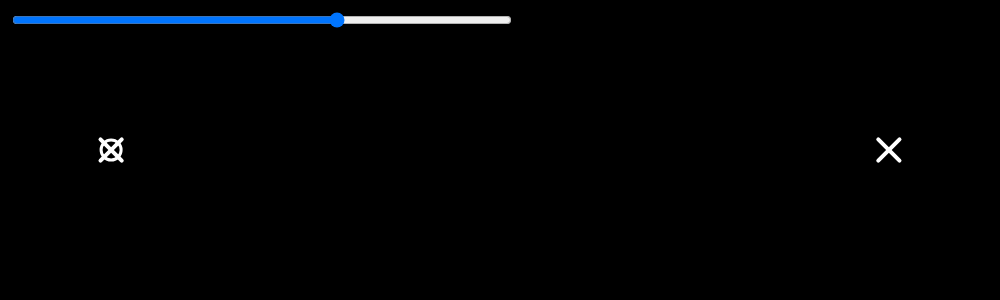
Frame 1 (no input)
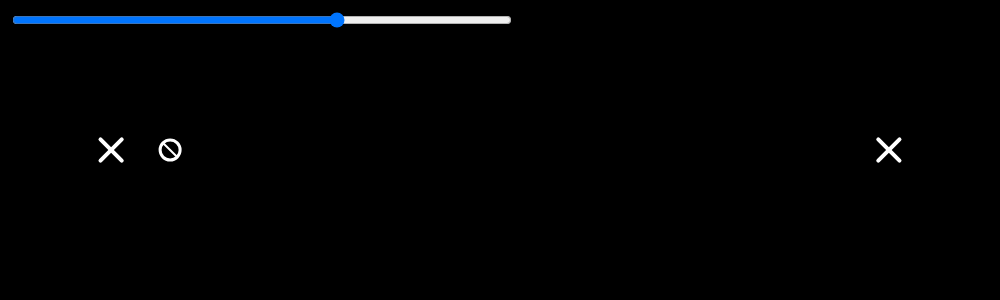
Frame 60 (no input)
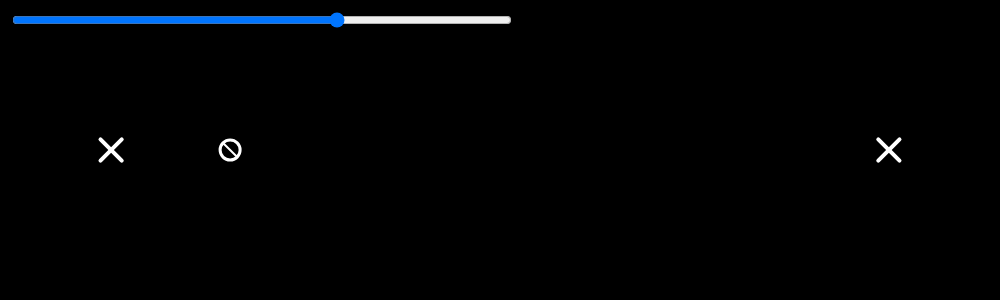
Frame 120 (the mouse pressed at the canvas centre since frame 60)

The p5.js sketch that drew these frames (run headless with seeded random() and noise() and a simulated clock; from frame 60 on, the mouse is pressed at the canvas centre):

// p5.js sketch
// ── sketch.js
var w = 1000;
var h = 300;
var rt2 = Math.sqrt(2)

function qubit(x,y,basis){
  this.x=x;
  this.y=y;
  this.basis = basis;
  this.state = Math.floor(2*Math.random());
  this.renderQubit = function(){
    stroke(255);
    strokeWeight(3);
    ellipse(this.x,this.y,20,20);
  }
  this.renderSpin = function(measureBasis){
    stroke(255);
    strokeWeight(2);
    if (this.basis==0){
      if (this.state==0){
        line(this.x,this.y-10,this.x,this.y+10)
      }
      else if (this.state==1){
        line(this.x-10,this.y,this.x+10,this.y)
      }
    }
    else if (this.basis==1){
      if (this.state==0){
        line(this.x-10/rt2,this.y-10/rt2,this.x+10/rt2,this.y+10/rt2)
      }
      else if (this.state==1){
        line(this.x+10/rt2,this.y-10/rt2,this.x-10/rt2,this.y+10/rt2)
      }
    }
  }
  this.updatePos=function(dx,dy){
    this.x+=dx;
    this.y+=dy;
  }
  this.setBasis=function(basis){
    if(basis!=this.basis){
      this.basis=basis;
      this.state = Math.floor(2*Math.random());
    }
  }
}

function detector_emitter(x,y){
    this.x=x;
    this.y=y;
    this.basis = Math.floor(2*Math.random());
    this.updateBasis = function(){
      this.basis = Math.floor(2*Math.random());
    }
     this.renderBasis = function (){
      stroke(255);
      strokeWeight(4);
      if (this.basis==0){
        line(this.x,this.y-15,this.x,this.y+15);
        line(this.x-15,this.y,this.x+15,this.y);
      }
      else if (this.basis==1){
        line(this.x-15/rt2,this.y-15/rt2,this.x+15/rt2,this.y+15/rt2);
        line(this.x+15/rt2,this.y-15/rt2,this.x-15/rt2,this.y+15/rt2);
      }
    }
}


var q = [];
var a = new detector_emitter(w/9,h/2);
var b = new detector_emitter(8*w/9,h/2);
var key=" ";

function setup() {
  createCanvas(w, h);
  background(0);
  noFill();
  stroke(255,0,0);
  strokeWeight(5);

  frameRate(70);
  keyDisp = createDiv('');
  q.push(new qubit(a.x,a.y,a.basis));

  keyDisp.html("Key =  "+key);

  time = createSlider(25, 750, 500);
  time.position(10,10);
  time.style('width', '500px');
}
function draw() {
  if(frameCount%Math.floor(time.value())==0){
    a.updateBasis();
    q.push(new qubit(a.x,a.y,a.basis));
  }
  background(0);
  a.renderBasis();
  b.renderBasis();
  for(i=0;i<q.length;i++){
    q[i].renderQubit();
    q[i].renderSpin(q[i].basis);
    q[i].updatePos(1,0);
  }
  if((q[0].x-b.x)*(q[0].x-b.x)+(q[0].y-b.y)*(q[0].y-b.y)<=2){
    if(q[0].basis==b.basis){
      key=key+q[0].state
      keyDisp.html("Key =  "+key);
      b.updateBasis();
    }
    q.shift()
  }
}
